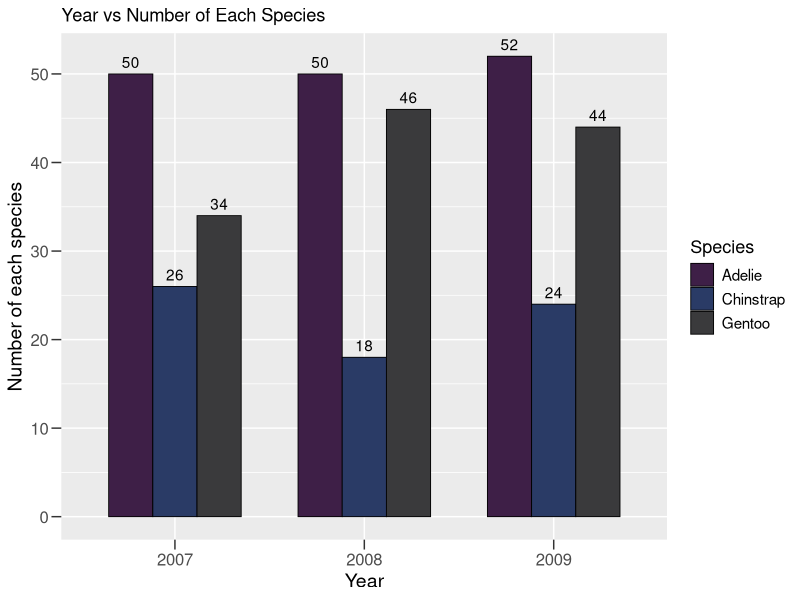

Write R code to recreate this figure.
#Load libraries
library(palmerpenguins)
library(tidyverse)
library(dplyr)
library(ggplot2)

#Import data
data("penguins", package = "palmerpenguins")

#Make year a character
penguins$year <- as.character(penguins$year)

#Plot data
penguins %>%
  ggplot(aes(x = year, fill = species)) +
  geom_bar(position = position_dodge(preserve = "single"), 
           width = 0.7,      #Change the width
           color = "black",  #Add a black outline around each bar
           size = 0.3        #Change the thickness of the outline for each bar
           ) +
  #Change bar colors
  scale_fill_manual(values = c("Adelie" = "#3E1F47", 
                               "Chinstrap" = "#2A3B66", 
                               "Gentoo" = "#3A3A3C")) +
  #Change axis titles
  labs(x = "Year", 
       y = "Number of each species", 
       title = "Year vs Number of Each Species", 
       fill = "Species") +
  #Change x-axis, y-axis, and title size
  theme(axis.text.x = element_text(size = 12),      # x-axis tick labels
        axis.text.y = element_text(size = 12),      # y-axis tick labels
        axis.ticks.length = unit(0.25, "cm"),       # length of ticks
        axis.ticks = element_line(size = 0.5),      # thickness of ticks
        axis.title.x = element_text(size = 14),     # x-axis title
        axis.title.y = element_text(size = 14),     # y-axis title
        legend.title = element_text(size = 13),     # legend title
        legend.text = element_text(size = 11)       # legend items
        ) +
  #Add the counts for each bar above the bar
  geom_text(stat = "count", 
            aes(label = after_stat(count)), 
            position = position_dodge(width = 0.7), 
            vjust = -0.5)
